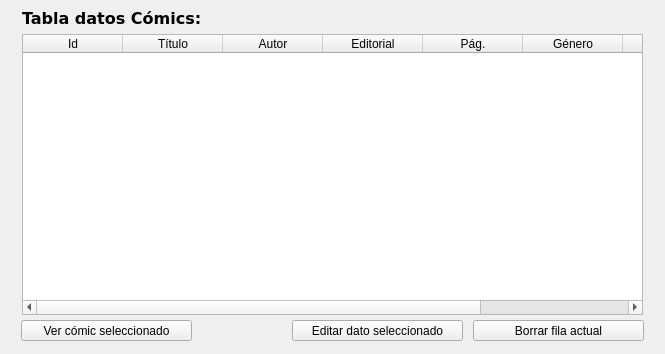
<?xml version="1.0" encoding="UTF-8"?>
<ui version="4.0">
 <class>MainWindow</class>
 <widget class="QMainWindow" name="MainWindow">
  <property name="geometry">
   <rect>
    <x>0</x>
    <y>0</y>
    <width>665</width>
    <height>354</height>
   </rect>
  </property>
  <property name="windowTitle">
   <string> GESTOR COMICS - Tabla</string>
  </property>
  <widget class="QWidget" name="centralwidget">
   <widget class="QLabel" name="lbl_tabla">
    <property name="geometry">
     <rect>
      <x>22</x>
      <y>3</y>
      <width>191</width>
      <height>31</height>
     </rect>
    </property>
    <property name="font">
     <font>
      <family>Verdana</family>
      <pointsize>12</pointsize>
      <weight>75</weight>
      <bold>true</bold>
     </font>
    </property>
    <property name="text">
     <string>Tabla datos Cómics:</string>
    </property>
   </widget>
   <widget class="QTableWidget" name="tbl_tabla">
    <property name="geometry">
     <rect>
      <x>22</x>
      <y>34</y>
      <width>621</width>
      <height>281</height>
     </rect>
    </property>
    <property name="focusPolicy">
     <enum>Qt::ClickFocus</enum>
    </property>
    <property name="sizeAdjustPolicy">
     <enum>QAbstractScrollArea::AdjustIgnored</enum>
    </property>
    <property name="editTriggers">
     <set>QAbstractItemView::NoEditTriggers</set>
    </property>
    <property name="alternatingRowColors">
     <bool>false</bool>
    </property>
    <property name="selectionMode">
     <enum>QAbstractItemView::SingleSelection</enum>
    </property>
    <property name="sortingEnabled">
     <bool>true</bool>
    </property>
    <attribute name="horizontalHeaderDefaultSectionSize">
     <number>100</number>
    </attribute>
    <attribute name="horizontalHeaderMinimumSectionSize">
     <number>30</number>
    </attribute>
    <attribute name="horizontalHeaderStretchLastSection">
     <bool>false</bool>
    </attribute>
    <attribute name="verticalHeaderDefaultSectionSize">
     <number>22</number>
    </attribute>
    <attribute name="verticalHeaderMinimumSectionSize">
     <number>21</number>
    </attribute>
    <column>
     <property name="text">
      <string>Id</string>
     </property>
    </column>
    <column>
     <property name="text">
      <string>Título</string>
     </property>
    </column>
    <column>
     <property name="text">
      <string>Autor</string>
     </property>
    </column>
    <column>
     <property name="text">
      <string>Editorial</string>
     </property>
    </column>
    <column>
     <property name="text">
      <string>Pág.</string>
     </property>
    </column>
    <column>
     <property name="text">
      <string>Género</string>
     </property>
    </column>
    <column>
     <property name="text">
      <string>Tapa</string>
     </property>
    </column>
    <column>
     <property name="text">
      <string>Portada</string>
     </property>
    </column>
   </widget>
   <widget class="QPushButton" name="btn_borrar">
    <property name="geometry">
     <rect>
      <x>473</x>
      <y>320</y>
      <width>171</width>
      <height>21</height>
     </rect>
    </property>
    <property name="font">
     <font>
      <pointsize>9</pointsize>
     </font>
    </property>
    <property name="text">
     <string>Borrar fila actual</string>
    </property>
   </widget>
   <widget class="QPushButton" name="btn_editar">
    <property name="geometry">
     <rect>
      <x>292</x>
      <y>320</y>
      <width>171</width>
      <height>21</height>
     </rect>
    </property>
    <property name="font">
     <font>
      <pointsize>9</pointsize>
     </font>
    </property>
    <property name="text">
     <string>Editar dato seleccionado</string>
    </property>
   </widget>
   <widget class="QPushButton" name="btn_deselecc">
    <property name="geometry">
     <rect>
      <x>-2</x>
      <y>-2</y>
      <width>670</width>
      <height>360</height>
     </rect>
    </property>
    <property name="styleSheet">
     <string notr="true">* {
	background-color: transparent;
	border: none;
}</string>
    </property>
    <property name="text">
     <string/>
    </property>
   </widget>
   <widget class="QPushButton" name="btn_reord">
    <property name="geometry">
     <rect>
      <x>23</x>
      <y>35</y>
      <width>32</width>
      <height>29</height>
     </rect>
    </property>
    <property name="toolTip">
     <string>Ordenar por fila</string>
    </property>
    <property name="styleSheet">
     <string notr="true">QPushButton {background-color: transparent; border: none; min-width: 1px;} QToolTip {background-color: #148CD2;}</string>
    </property>
    <property name="text">
     <string/>
    </property>
   </widget>
   <widget class="QPushButton" name="btn_ver">
    <property name="geometry">
     <rect>
      <x>21</x>
      <y>320</y>
      <width>171</width>
      <height>21</height>
     </rect>
    </property>
    <property name="font">
     <font>
      <pointsize>9</pointsize>
     </font>
    </property>
    <property name="text">
     <string>Ver cómic seleccionado</string>
    </property>
   </widget>
   <zorder>btn_deselecc</zorder>
   <zorder>lbl_tabla</zorder>
   <zorder>tbl_tabla</zorder>
   <zorder>btn_borrar</zorder>
   <zorder>btn_editar</zorder>
   <zorder>btn_reord</zorder>
   <zorder>btn_ver</zorder>
  </widget>
 </widget>
 <tabstops>
  <tabstop>btn_editar</tabstop>
  <tabstop>btn_borrar</tabstop>
  <tabstop>tbl_tabla</tabstop>
 </tabstops>
 <resources/>
 <connections/>
</ui>
